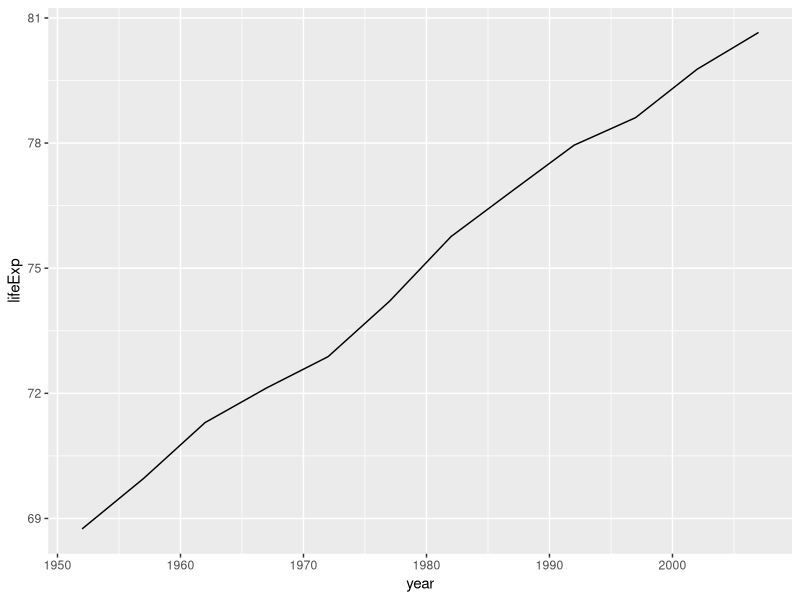

Here is the R script that generated this plot:
## ---- chunk 1
gapminder <- read.table("Data/gapminder.txt")
gapminder
## ---- chunk 2
library(ggplot2)
myDataFull <- read.table("Data/gapminder.txt", header = TRUE)

#Subset Canada only
Canada <- myDataFull[myDataFull$country=="Canada",]

my_plot <- ggplot(data = Canada,aes(x=year,y=lifeExp))+geom_line()
my_plot
## ---- chunk 3

